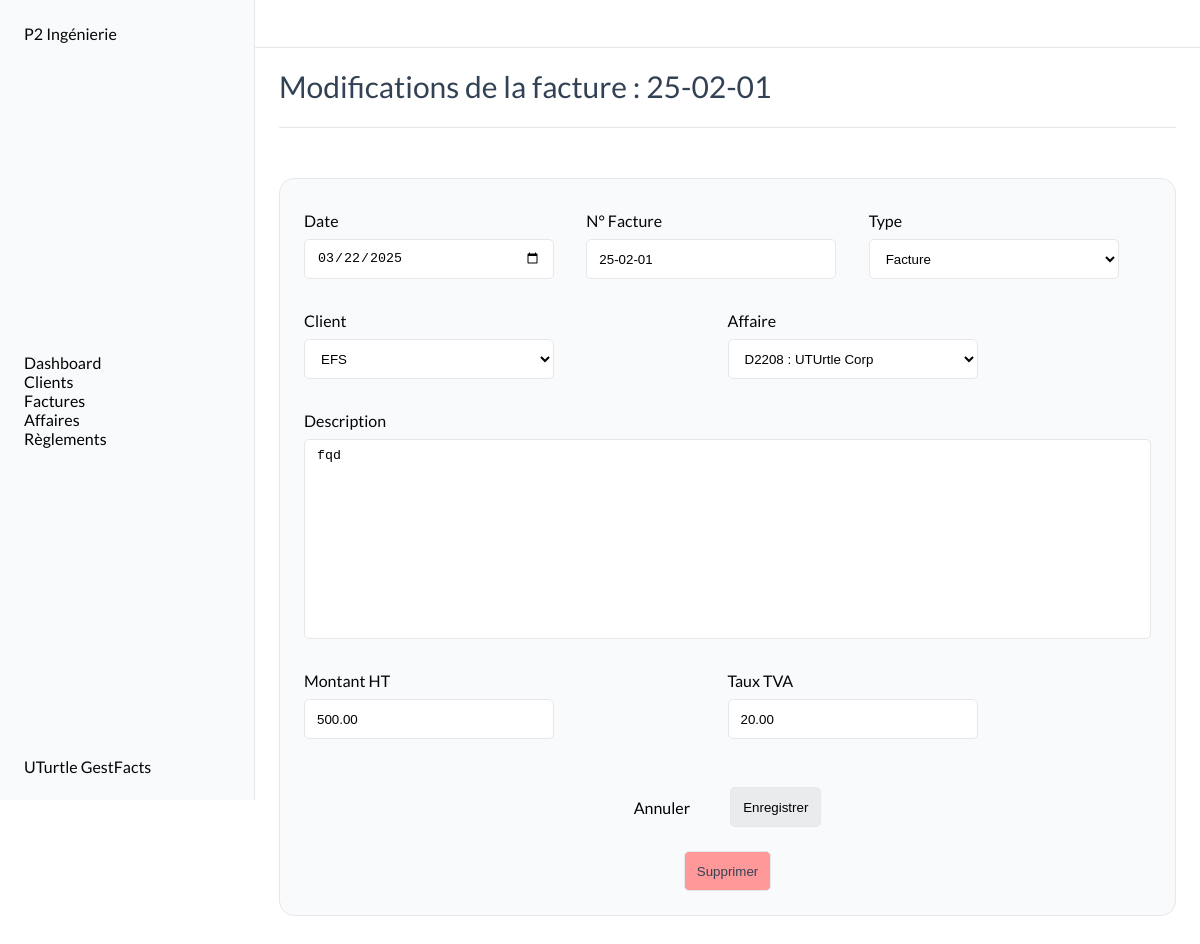
Page /factures/5/modifier/ on the earlier database version.
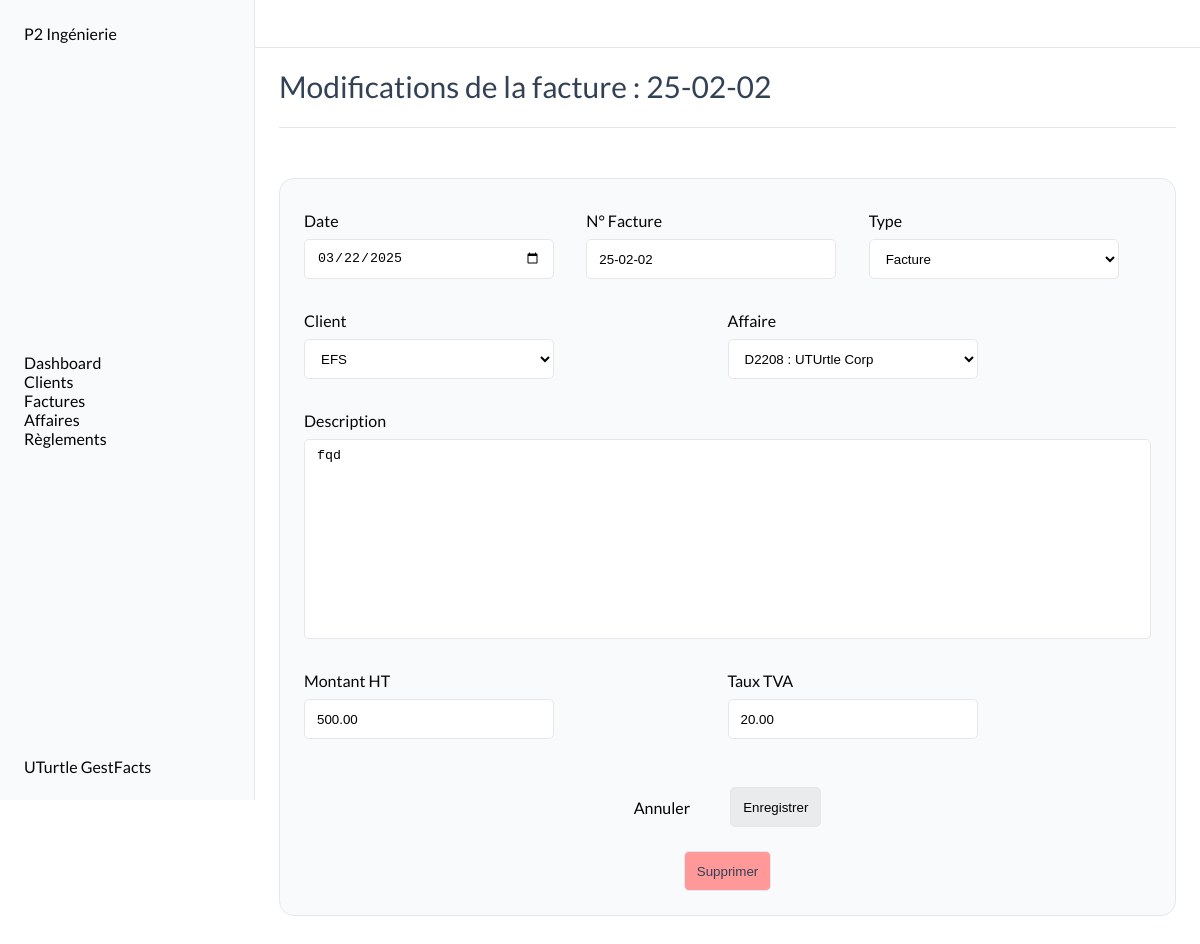
Same page on the later database version.
### factures/models.py (models this page shows, shortened)
class Invoice(models.Model):
    TYPE_CHOICES = [
        ('facture', 'Facture'),
        ('avoir', 'Avoir'),
        ('proforma', 'Proforma'),
        ]
    STATUT_CHOICES = [
        ('a_payer', 'À payer'),
        ('partiellement_payee', 'Partiellement payée'),
        ('payee', 'Payée'),
        ('en_retard', 'En retard'),
        ('annulee', 'Annulée'),
    ]
    date = models.DateField()
    type = models.CharField(max_length=10, choices=TYPE_CHOICES, default='facture')
    affaire = models.ForeignKey('affaires.Affaire', on_delete=models.CASCADE, related_name="invoices")
    invoice_number = models.CharField(max_length=10, unique=True, db_index=True)
    client = models.ForeignKey('clients.Client', on_delete=models.SET_NULL, related_name='invoices', db_index=True, null=True)
    client_entity_name = models.CharField(max_length=100, blank=True, null=True)
    invoice_object = models.TextField(max_length=200)
    amount_ht = models.DecimalField(max_digits=10, decimal_places=2)
    vat_rate = models.DecimalField(max_digits=5, decimal_places=2, default=20.0)
    statut = models.CharField(max_length=20, choices=STATUT_CHOICES, default='a_payer')
    class Meta:
        verbose_name = "Facture"
        verbose_name_plural = "Factures"

### factures/views.py (the view)
# urls.py: path('<int:pk>/modifier/', facture_update, name='modifier'),
def facture_update(request, pk):
    facture = get_object_or_404(Invoice, pk=pk)
    facture.date = facture.date.strftime('%Y-%m-%d')
    if request.method == 'POST':
        form = InvoiceForm(request.POST, instance=facture)
        if form.is_valid():
            form.save()
            return redirect('factures:factures')
    else:
        form = InvoiceForm(instance=facture)
    return render(request, 'pages/factures/facture_update_form.html', {'form': form, 'facture': facture})

### factures/forms.py
class InvoiceForm(forms.ModelForm):
    class Meta:
        model = Invoice
        fields = ['date', 'type', 'affaire','invoice_number', 'client', 'invoice_object', 'amount_ht', 'vat_rate']
        widgets = {
            'date': forms.DateInput(attrs={'class': 'form-input', 'type': 'date'}),
            'type': forms.Select(attrs={'class': 'form-input'}),
            'affaire': forms.Select(attrs={'class': 'form-input'}),
            'invoice_number': forms.TextInput(attrs={'class': 'form-input'}),
            'client': forms.Select(attrs={'class': 'form-input'}),
            'invoice_object': forms.Textarea(attrs={'class': 'form-area'}),
            'amount_ht': forms.NumberInput(attrs={'class': 'form-input', 'step': '0.01'}),
            'vat_rate': forms.NumberInput(attrs={'class': 'form-input', 'step': '0.01'}),
        }
        labels = {
            'date': 'Date',
            'type': 'Type',
            'affaire': 'Affaire',
            'invoice_number': 'N° Facture',
            'client': 'Client',
            'invoice_object': 'Description',
            'amount_ht': 'Montant HT',
            'vat_rate': 'Taux TVA'
        }

### templates/pages/factures/facture_update_form.html (shortened to what this page needs)
{% extends "base_form.html" %}
{% block content %}
<div class="title">
    <H2>Modifications de la facture : {{ facture.invoice_number }}</H2>
</div>
<section class="tableau">
    <div class="card">
        <div class="card-body">
            <form method="post">
                <div class="">
                    <div>
                        <div class="form_categories">
                            <div class="form-group">
                                <label class="form-label">{{ form.date.label }}</label>
                                {{ form.date }}
                            </div>
                            <div class="form-group">
                                <label class="form-label">{{ form.invoice_number.label }}</label>
                                {{ form.invoice_number }}
                            </div>
                            <div class="form-group">
                                <label class="form-label">{{ form.type.label }}</label>
                                {{ form.type }}
                            </div>
                        </div>
                        <div class="form_categories">
                            <div class="form-group">
                                <label class="form-label">{{ form.client.label }}</label>
                                {{ form.client }}
                            </div>
                            <div class="form-group">
                                <label for="" class="form-label">{{ form.affaire.label }}</label>
                                {{ form.affaire }}
                            </div>
                        </div>
                        <div class="form_categories">
                            <div class="form-group">
                                <label class="form-label">{{ form.invoice_object.label }}</label>
                                {{ form.invoice_object }}
                            </div>
                        </div>
                        <div class="form_categories">
                            <div class="form-group">
                                <label class="form-label">{{ form.amount_ht.label }}</label>
                                {{ form.amount_ht }}
                            </div>
                            <div class="form-group">
                                <label class="form-label">{{ form.vat_rate.label }}</label>
                                {{ form.vat_rate }}
                            </div>
                        </div>
                    </div>
                </div>
                <div class="form_btn_group">
                    <a href="{% url 'factures:factures' %}" class="supprimer">Annuler</a>
                    <button type="submit" class="form_btn">Enregistrer</button>
                </div>
                <div class="div_btn-delete"><button type="button" class="btn-delete" onclick="openDeleteModal()">Supprimer</button></div>
            </form>
        </div>
    </div>
</section>
{% endblock content %}

Differences in the rows shown:
changed Invoice "Facture": invoice_number "25-02-01" → "25-02-02"
